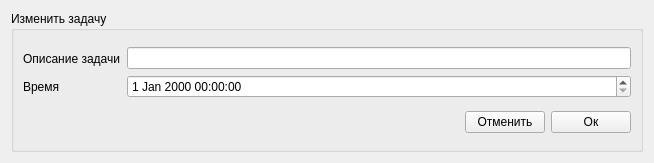
<?xml version="1.0" encoding="UTF-8"?>
<ui version="4.0">
 <class>Form</class>
 <widget class="QWidget" name="Form">
  <property name="geometry">
   <rect>
    <x>0</x>
    <y>0</y>
    <width>654</width>
    <height>163</height>
   </rect>
  </property>
  <property name="windowTitle">
   <string>Изменить задачу</string>
  </property>
  <layout class="QHBoxLayout" name="horizontalLayout_3">
   <item>
    <widget class="QGroupBox" name="groupBox">
     <property name="title">
      <string>Изменить задачу</string>
     </property>
     <layout class="QVBoxLayout" name="verticalLayout_3">
      <item>
       <layout class="QHBoxLayout" name="horizontalLayout_2">
        <item>
         <layout class="QVBoxLayout" name="verticalLayout">
          <item>
           <widget class="QLabel" name="label_2">
            <property name="text">
             <string>Описание задачи</string>
            </property>
           </widget>
          </item>
          <item>
           <widget class="QLabel" name="label">
            <property name="text">
             <string>Время</string>
            </property>
           </widget>
          </item>
         </layout>
        </item>
        <item>
         <layout class="QVBoxLayout" name="verticalLayout_2">
          <item>
           <widget class="QLineEdit" name="lineEdit_task"/>
          </item>
          <item>
           <widget class="QDateTimeEdit" name="dateTimeEdit"/>
          </item>
         </layout>
        </item>
       </layout>
      </item>
      <item>
       <layout class="QHBoxLayout" name="horizontalLayout">
        <item>
         <spacer name="horizontalSpacer">
          <property name="orientation">
           <enum>Qt::Horizontal</enum>
          </property>
          <property name="sizeHint" stdset="0">
           <size>
            <width>40</width>
            <height>20</height>
           </size>
          </property>
         </spacer>
        </item>
        <item>
         <widget class="QPushButton" name="pushButton_cancel">
          <property name="text">
           <string>Отменить</string>
          </property>
         </widget>
        </item>
        <item>
         <widget class="QPushButton" name="pushButton_2">
          <property name="text">
           <string>Ок</string>
          </property>
         </widget>
        </item>
       </layout>
      </item>
     </layout>
    </widget>
   </item>
  </layout>
 </widget>
 <resources/>
 <connections/>
</ui>
